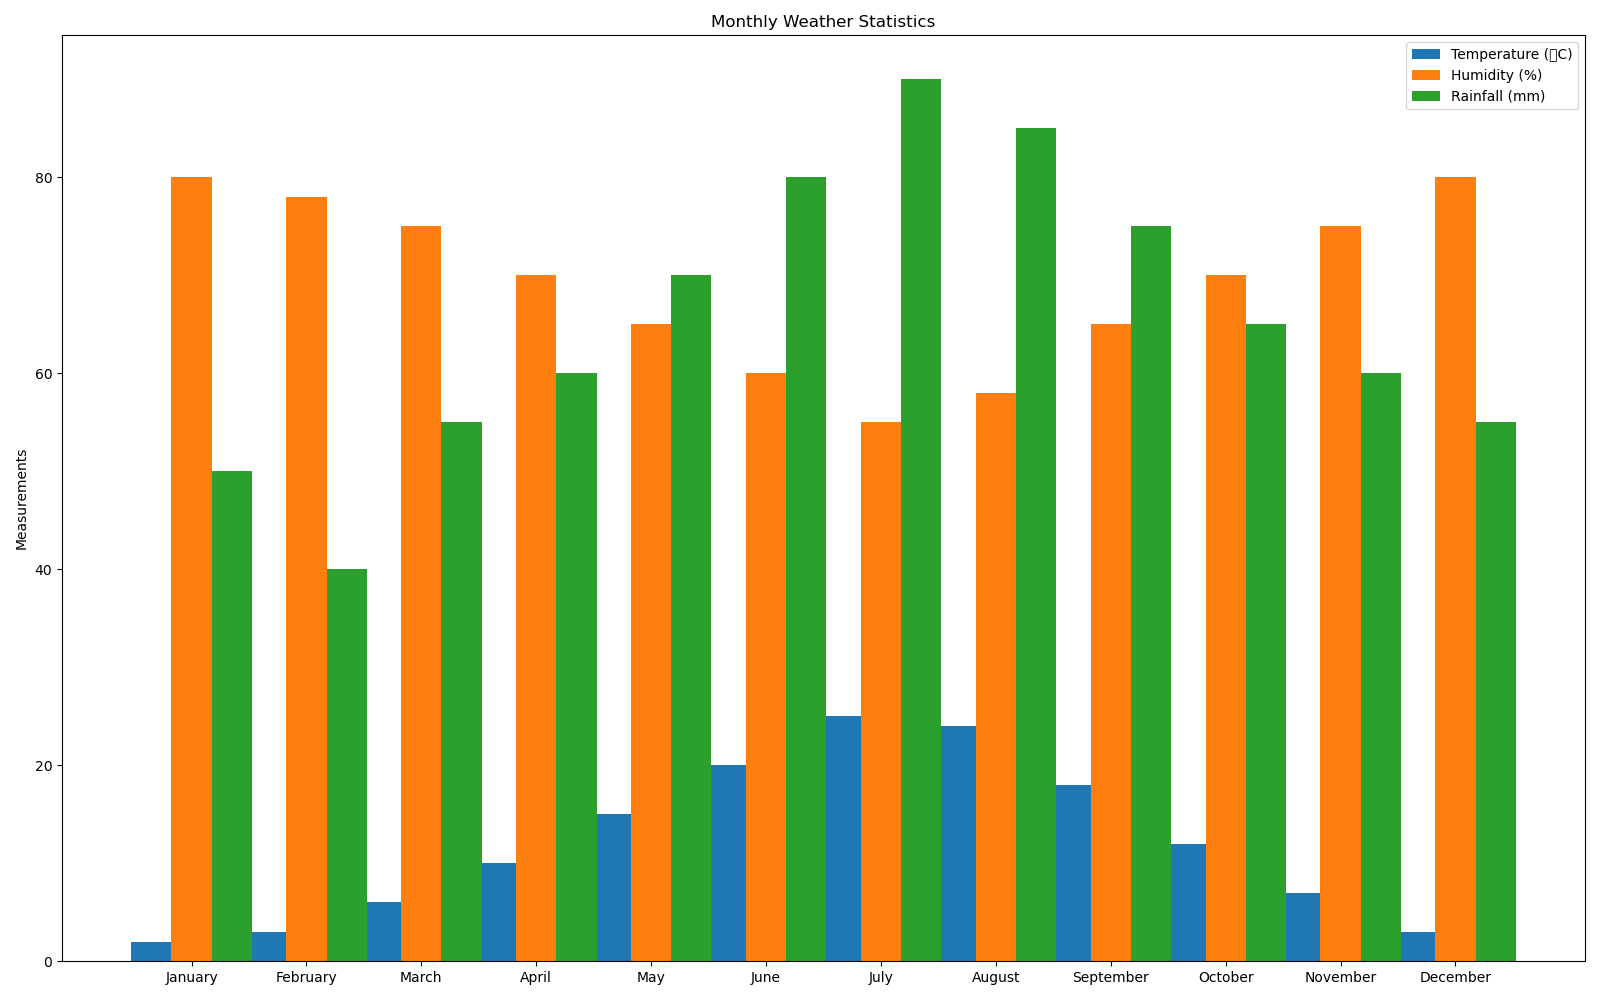

Reproduce this figure in Python.

import matplotlib.pyplot as plt

# Data for plotting
months = ['January', 'February', 'March', 'April', 'May', 'June',
          'July', 'August', 'September', 'October', 'November', 'December']
temperature = [2, 3, 6, 10, 15, 20, 25, 24, 18, 12, 7, 3]
humidity = [80, 78, 75, 70, 65, 60, 55, 58, 65, 70, 75, 80]
rainfall = [50, 40, 55, 60, 70, 80, 90, 85, 75, 65, 60, 55]

# Plot setup
fig, ax = plt.subplots(figsize=(16,10))

# Create bar chart
bar_width = 0.35
bar_locations_temp = range(len(temperature))
bar_locations_hum = [x + bar_width for x in bar_locations_temp]
bar_locations_rain = [x + bar_width for x in bar_locations_hum]

bars1 = ax.bar(bar_locations_temp, temperature, bar_width, label='Temperature (°C)', color='#1f77b4')
bars2 = ax.bar(bar_locations_hum, humidity, bar_width, label='Humidity (%)', color='#ff7f0e')
bars3 = ax.bar(bar_locations_rain, rainfall, bar_width, label='Rainfall (mm)', color='#2ca02c')

# Set the position of the x ticks
ax.set_xticks([r + bar_width for r in range(len(temperature))])
ax.set_xticklabels(months)

# Adding labels and title
plt.ylabel('Measurements')
plt.title('Monthly Weather Statistics')
ax.legend()

# Display the plot
plt.tight_layout()
plt.show()
